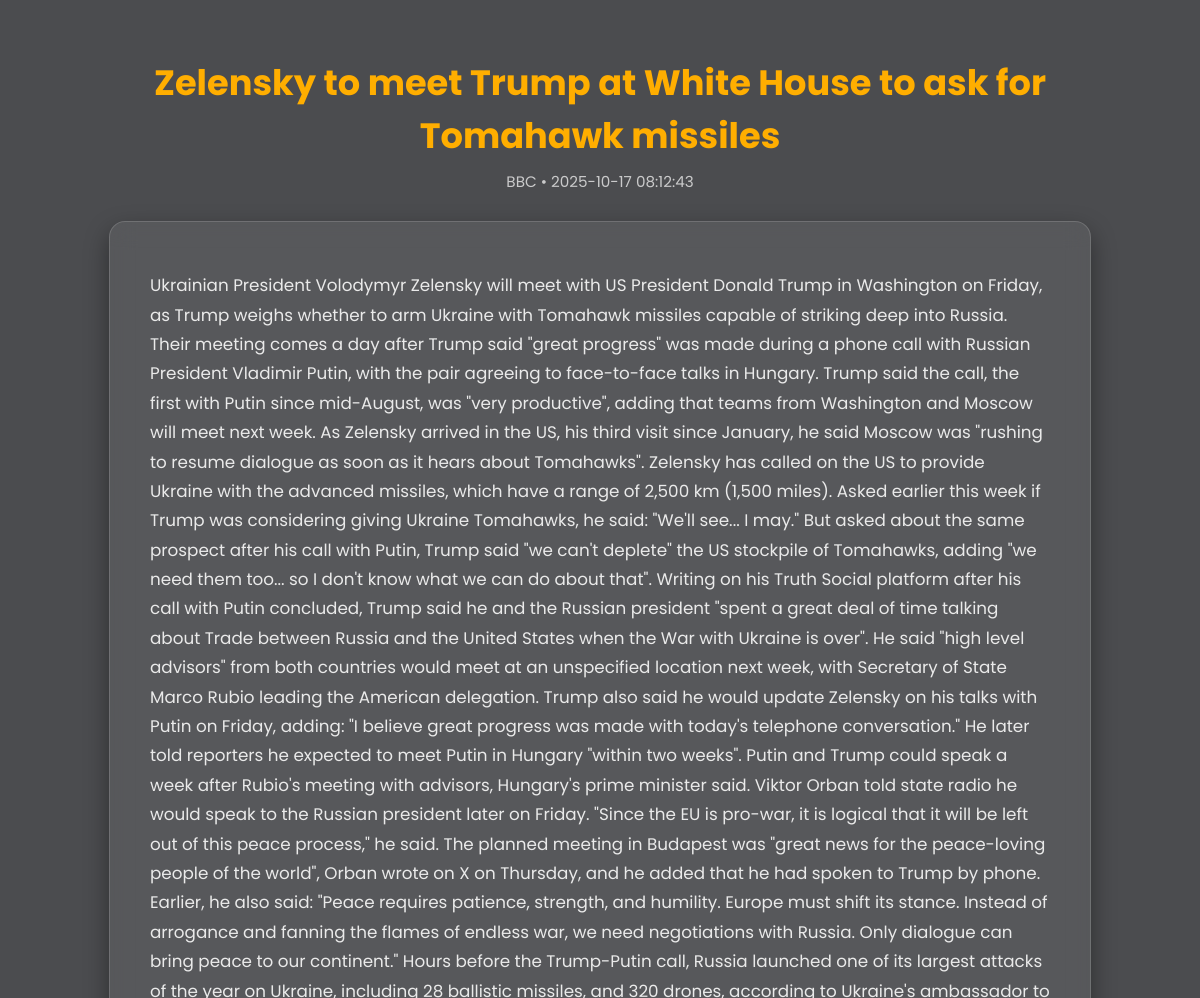
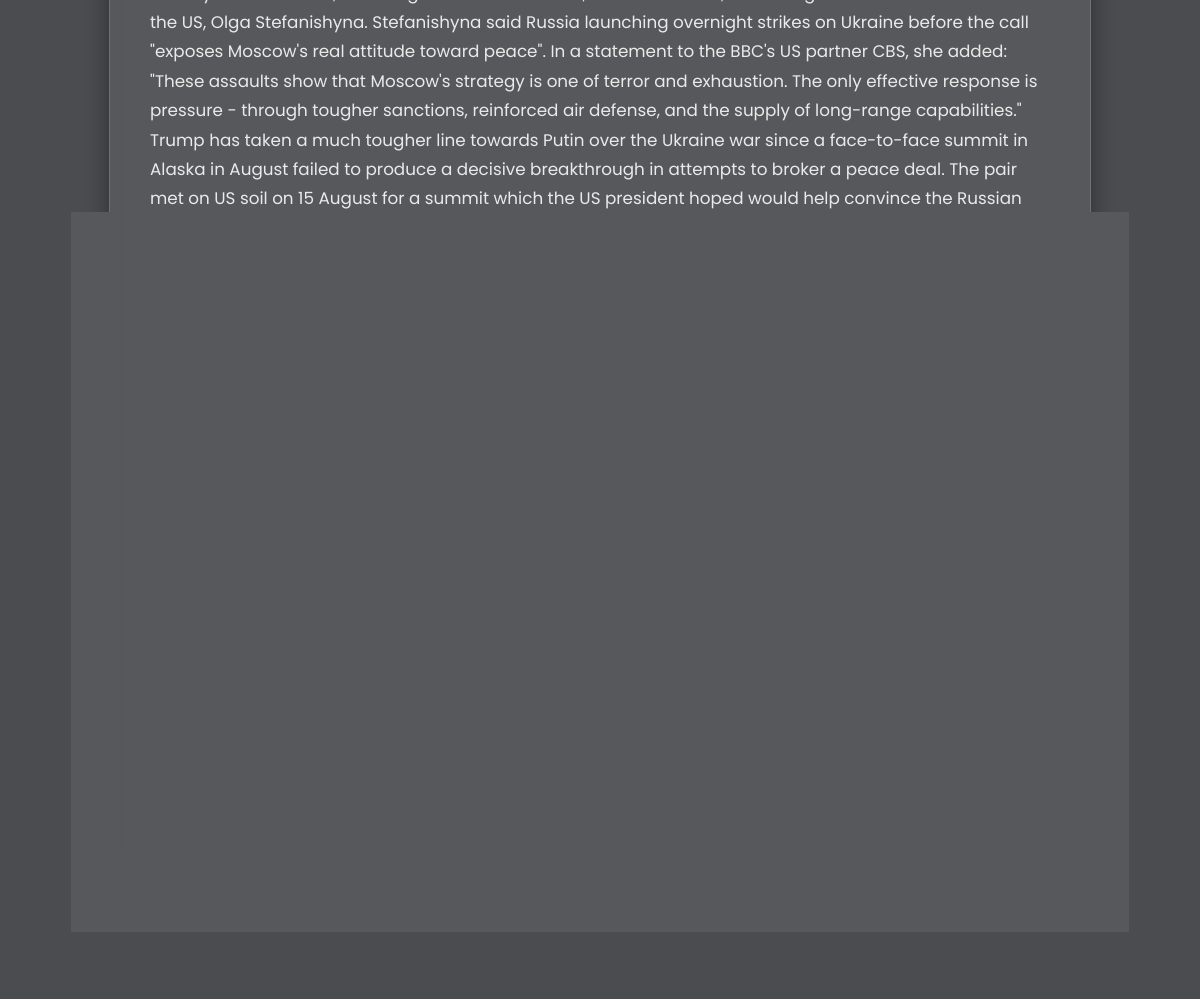
Page /article/12 on the committed database (2 pictures, top to bottom).
### app.py (models this page shows)
class News(db.Model):
    id = db.Column(db.Integer, primary_key=True)
    title = db.Column(db.String(255), unique=True)
    url = db.Column(db.String(255))
    source = db.Column(db.String(50))
    fetched_at = db.Column(db.DateTime, default=datetime.utcnow)
    content = db.Column(db.Text)

### app.py (the view)
@app.route("/article/<int:article_id>")
def article(article_id):
    article = News.query.get_or_404(article_id)
    return render_template("article.html", article=article)

### templates/article.html (shortened to what this page needs)
<!DOCTYPE html>
<html lang="en">
<head>
</head>
<body>
    <h1>{{ article.title }}</h1>
    <div class="meta">{{ article.source }} • {{ article.fetched_at.strftime("%Y-%m-%d %H:%M:%S") }}</div>
    <div class="content">
        {% for paragraph in article.content.split('\n') %}
            {% if paragraph.strip() %}
                <p>{{ paragraph.strip() }}</p>
            {% endif %}
        {% endfor %}
    </div>
    <a href="{{ url_for('home') }}" class="back-btn">← Back to Headlines</a>
</body>
</html>

### rows in the picture
News: title "Zelensky to meet Trump at White House to ask for Tomahawk missiles", source "BBC", fetched_at "2025-10-17 08:12:43", strip "Ukrainian President Volodymyr Zelensky will meet with US President Donald Trump in Washington on Friday, as Trump weighs whether to arm Ukraine with Tomahawk missiles capable of striking deep into Russia. Their meeting comes a day after Trump said \"great progress\" was made during a phone call with Russian President Vladimir Putin, with the pair agreeing to face-to-face talks in Hungary. Trump said the call, the first with Putin since mid-August, was \"very productive\", adding that teams from Washington and Moscow will meet next week. As Zelensky arrived in the US, his third visit since January, he said Moscow was \"rushing to resume dialogue as soon as it hears about Tomahawks\". Zelensky has…"
